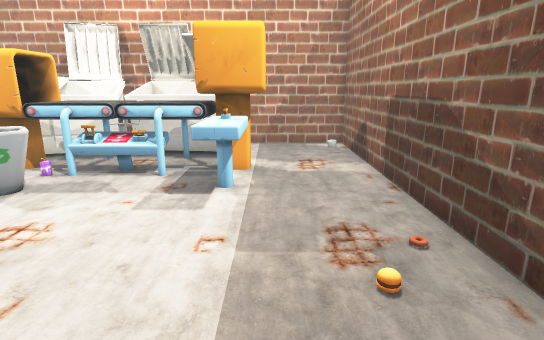
[1] (above)

17 first-person views from a walk through a scene from a Unity 3-D project. The camera is 1.4 m above the floor, tilts 14° down and sees 80° across. The floor is counted in squares, 0.5 m on a side. Each view is taken from the middle of a square. On the plan, view 1 faces up. The plan holds only what a view shows up to about 20 squares ahead; the rest is blank. The player character is not drawn. Door leaves are left out, so doorways stand open.

[2]
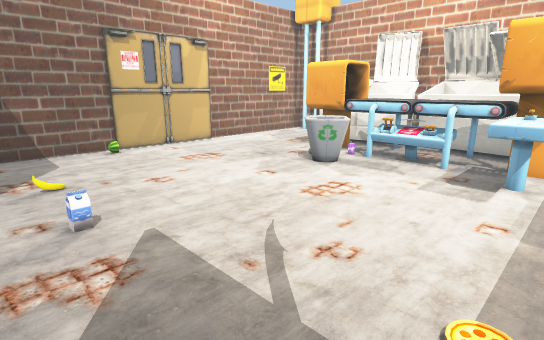

[3]
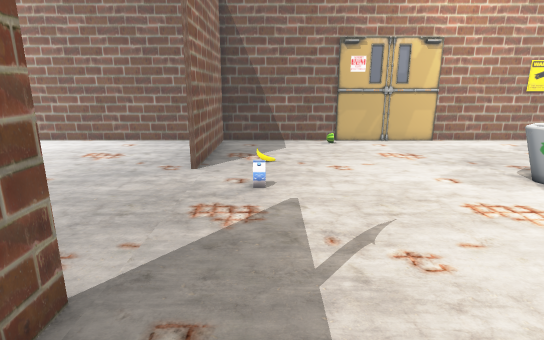

[4]
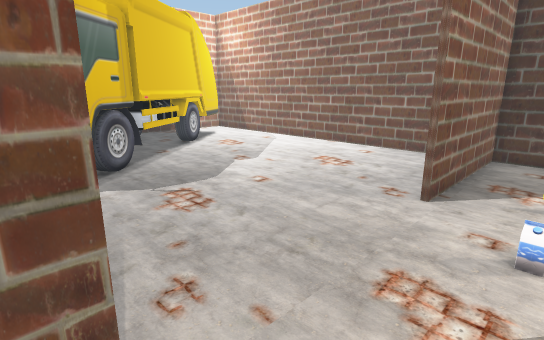

[5]
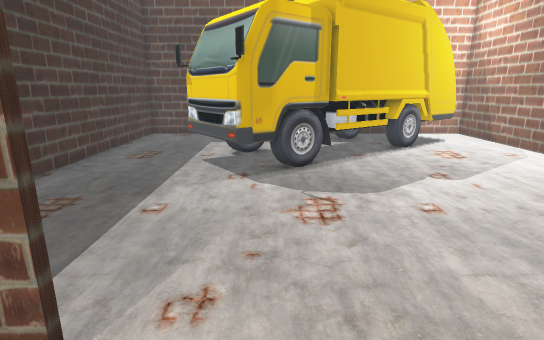

[6]
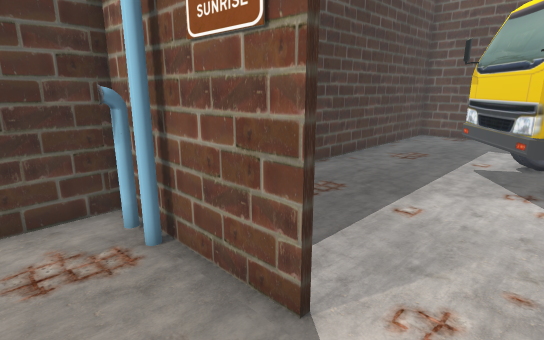

[7]
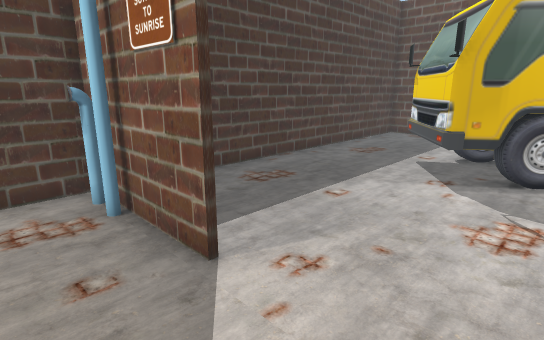

[8]
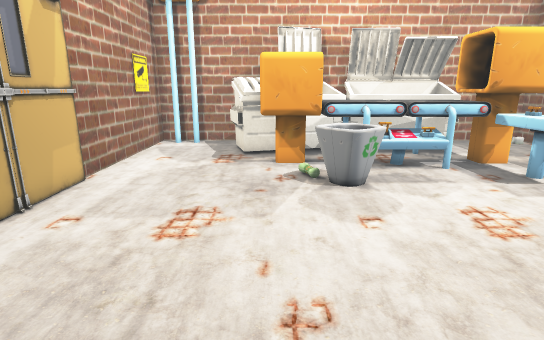

[9]
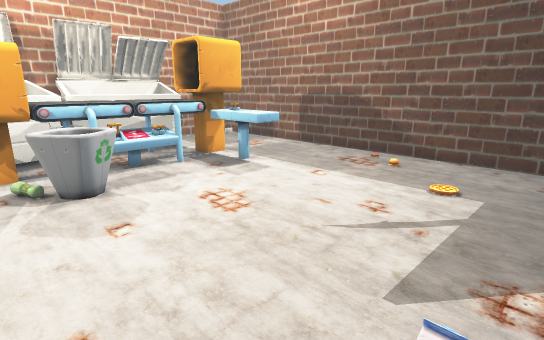

[10]
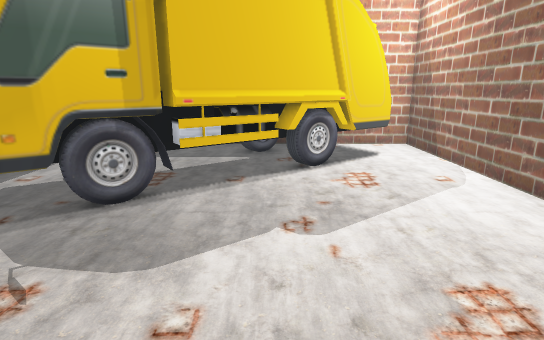

[11]
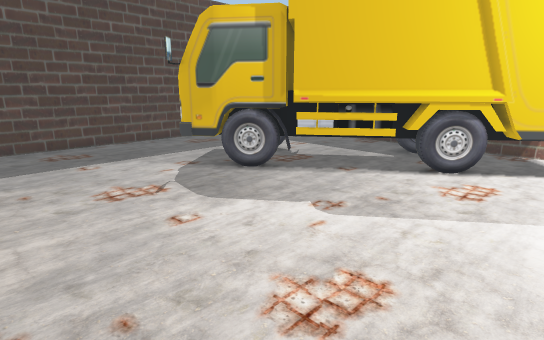

[12]
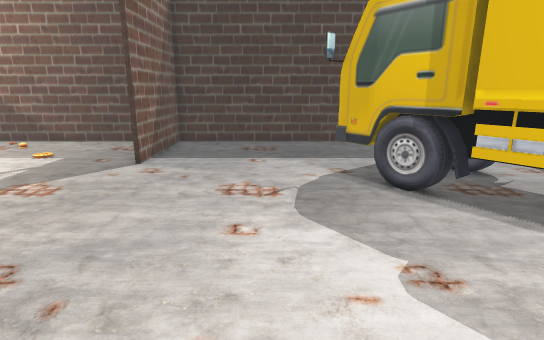

[13]
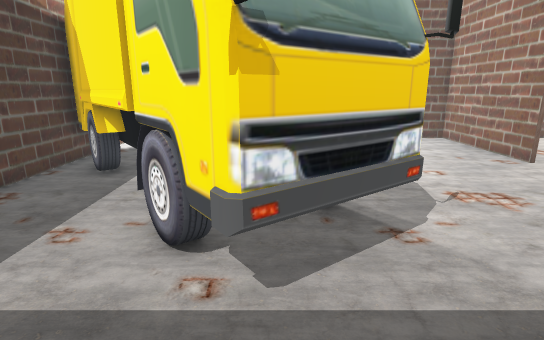

[14]
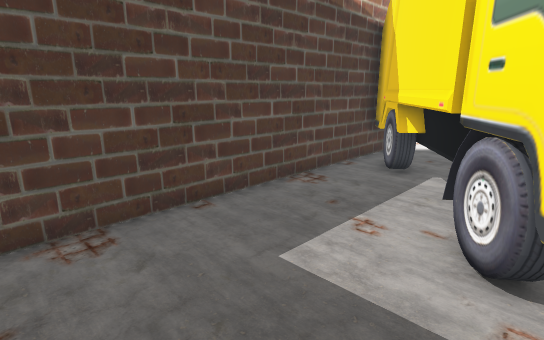

[15]
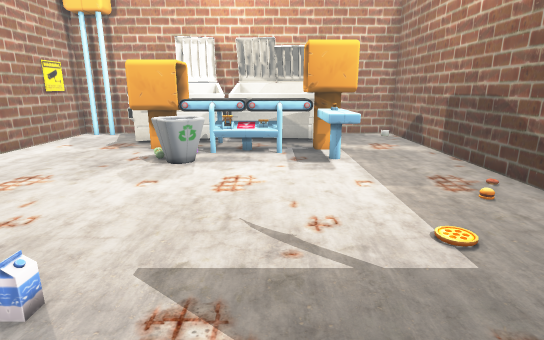

[16]
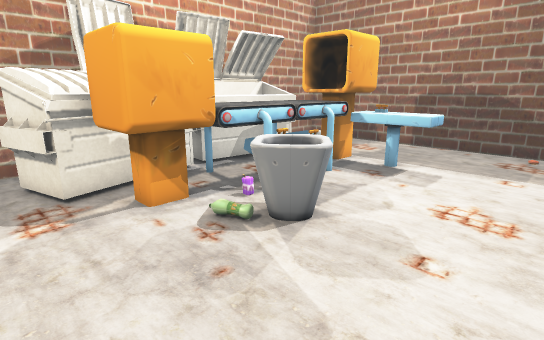

[17]
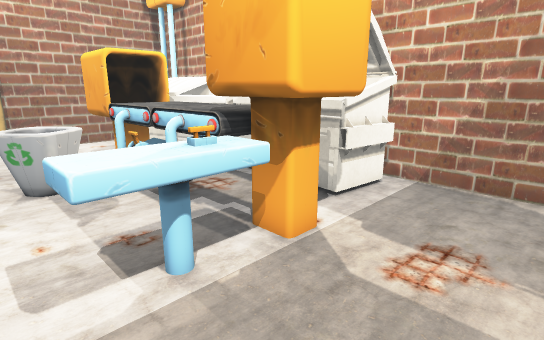

### Floor plan
Key: @ floor where view 1 was taken; # wall or solid block; . floor; / step, stairs or slope; D open door; O other object.
Columns run from 16 left of view 1 to 4 right of it. Each row starts with its distance up from view 1.
 17 #####   #############
 16 ###.# OOOOOOOOOO.../#
 15 #...#OOO OOOOOO#....#
 14 #...#OOOO#####OO....#
 13 #...#####OOOOO###...#
 12 #.... OOOOOOOO###...#
 11 #.... OOOOOOOO###...#
 10 #...... OOO...OO....#
  9 #......OOO ...OO....#
  8 #.......O#....#O....#
  7 #...................#
  6 #..................O#
  5 #..................O#
  4 #...................#
  3 #O..................#
  2 #...................#
  1 #...................#
  0 #....O..........@...#
 -1 #......DDDDDDDD.....#
 -2 #......DDDDDDDD...#O#
 -3 #######DDDDDDDD######
 -4 #...................#
 -5 #...................#
 -6 #...................#
 -7 #...................#
 -8 #...................#
 -9 #...................#
-10 #............O......#
-11 #..........O#OO.....#
-12 #.........OOOOOO....#
-13 #........OOO  OO....#
-14 #......OOOOO OOO....#
-15 #.....OOO  OOOO.....#
-16 #...OOOO  OOOO......#
-17 #..OOO   OOO........#
-18 #.OOO   OOO.........#
-19 #.     OOO..........#
-20 #..   OO............#
-21 ####OO###############

Positions as (right, up) in squares from view 1, and headings:
1: (0, 0), facing up
2: (0, -2), facing up-left
3: (2, 0), facing left
4: (-1, 0), facing down-left
5: (-4, 0), facing down
6: (-4, 0), facing down-right
7: (-6, 0), facing down-right
8: (-10, -1), facing up
9: (-10, -1), facing up-right
10: (-9, -4), facing down
11: (-14, -4), facing down-right
12: (-14, -8), facing right
13: (3, -13), facing left
14: (3, -14), facing down-left
15: (-4, -4), facing up
16: (-13, 4), facing up-right
17: (3, 7), facing up-left
